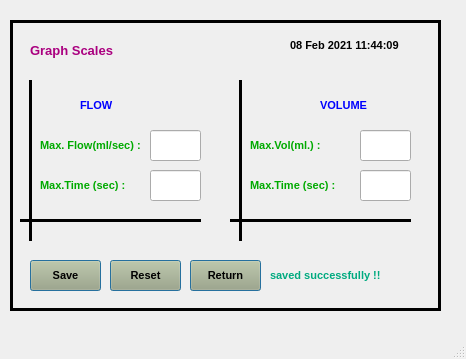
<?xml version="1.0" encoding="UTF-8"?>
<ui version="4.0">
 <class>MainWindow</class>
 <widget class="QMainWindow" name="MainWindow">
  <property name="geometry">
   <rect>
    <x>0</x>
    <y>0</y>
    <width>466</width>
    <height>359</height>
   </rect>
  </property>
  <property name="windowTitle">
   <string>MainWindow</string>
  </property>
  <widget class="QWidget" name="centralwidget">
   <widget class="QFrame" name="frame">
    <property name="geometry">
     <rect>
      <x>10</x>
      <y>20</y>
      <width>431</width>
      <height>291</height>
     </rect>
    </property>
    <property name="font">
     <font>
      <family>Arial</family>
     </font>
    </property>
    <property name="autoFillBackground">
     <bool>false</bool>
    </property>
    <property name="styleSheet">
     <string notr="true"/>
    </property>
    <property name="frameShape">
     <enum>QFrame::Box</enum>
    </property>
    <property name="frameShadow">
     <enum>QFrame::Plain</enum>
    </property>
    <property name="lineWidth">
     <number>3</number>
    </property>
    <widget class="QLabel" name="label">
     <property name="geometry">
      <rect>
       <x>280</x>
       <y>10</y>
       <width>121</width>
       <height>31</height>
      </rect>
     </property>
     <property name="font">
      <font>
       <family>Arial</family>
       <pointsize>8</pointsize>
       <weight>75</weight>
       <bold>true</bold>
      </font>
     </property>
     <property name="text">
      <string>08 Feb 2021 11:44:09</string>
     </property>
    </widget>
    <widget class="QPushButton" name="pushButton_8">
     <property name="geometry">
      <rect>
       <x>180</x>
       <y>240</y>
       <width>71</width>
       <height>31</height>
      </rect>
     </property>
     <property name="font">
      <font>
       <family>Arial</family>
       <pointsize>8</pointsize>
       <weight>75</weight>
       <bold>true</bold>
      </font>
     </property>
     <property name="styleSheet">
      <string notr="true">background-color: rgb(170, 170, 127);
</string>
     </property>
     <property name="text">
      <string>Return</string>
     </property>
     <property name="autoDefault">
      <bool>true</bool>
     </property>
     <property name="default">
      <bool>true</bool>
     </property>
     <property name="flat">
      <bool>false</bool>
     </property>
    </widget>
    <widget class="QLabel" name="label_2">
     <property name="geometry">
      <rect>
       <x>20</x>
       <y>10</y>
       <width>101</width>
       <height>41</height>
      </rect>
     </property>
     <property name="font">
      <font>
       <family>Arial</family>
       <pointsize>10</pointsize>
       <weight>75</weight>
       <bold>true</bold>
      </font>
     </property>
     <property name="styleSheet">
      <string notr="true">color: rgb(170, 0, 127);</string>
     </property>
     <property name="text">
      <string>Graph Scales</string>
     </property>
    </widget>
    <widget class="QPushButton" name="pushButton_10">
     <property name="geometry">
      <rect>
       <x>20</x>
       <y>240</y>
       <width>71</width>
       <height>31</height>
      </rect>
     </property>
     <property name="font">
      <font>
       <family>Arial</family>
       <pointsize>8</pointsize>
       <weight>75</weight>
       <bold>true</bold>
      </font>
     </property>
     <property name="styleSheet">
      <string notr="true">background-color: rgb(170, 170, 127);
</string>
     </property>
     <property name="text">
      <string>Save</string>
     </property>
     <property name="autoDefault">
      <bool>true</bool>
     </property>
     <property name="default">
      <bool>true</bool>
     </property>
     <property name="flat">
      <bool>false</bool>
     </property>
    </widget>
    <widget class="Line" name="line_3">
     <property name="geometry">
      <rect>
       <x>10</x>
       <y>190</y>
       <width>181</width>
       <height>20</height>
      </rect>
     </property>
     <property name="frameShadow">
      <enum>QFrame::Plain</enum>
     </property>
     <property name="lineWidth">
      <number>3</number>
     </property>
     <property name="orientation">
      <enum>Qt::Horizontal</enum>
     </property>
    </widget>
    <widget class="Line" name="line_2">
     <property name="geometry">
      <rect>
       <x>10</x>
       <y>60</y>
       <width>20</width>
       <height>161</height>
      </rect>
     </property>
     <property name="frameShadow">
      <enum>QFrame::Plain</enum>
     </property>
     <property name="lineWidth">
      <number>3</number>
     </property>
     <property name="orientation">
      <enum>Qt::Vertical</enum>
     </property>
    </widget>
    <widget class="QLabel" name="label_3">
     <property name="geometry">
      <rect>
       <x>70</x>
       <y>70</y>
       <width>71</width>
       <height>31</height>
      </rect>
     </property>
     <property name="font">
      <font>
       <family>Arial</family>
       <pointsize>8</pointsize>
       <weight>75</weight>
       <bold>true</bold>
      </font>
     </property>
     <property name="styleSheet">
      <string notr="true">color: rgb(0, 0, 255);</string>
     </property>
     <property name="text">
      <string>FLOW </string>
     </property>
    </widget>
    <widget class="QLabel" name="label_4">
     <property name="geometry">
      <rect>
       <x>310</x>
       <y>70</y>
       <width>101</width>
       <height>31</height>
      </rect>
     </property>
     <property name="font">
      <font>
       <family>Arial</family>
       <pointsize>8</pointsize>
       <weight>75</weight>
       <bold>true</bold>
      </font>
     </property>
     <property name="styleSheet">
      <string notr="true">color: rgb(0, 0, 255);</string>
     </property>
     <property name="text">
      <string>VOLUME</string>
     </property>
    </widget>
    <widget class="Line" name="line_4">
     <property name="geometry">
      <rect>
       <x>220</x>
       <y>60</y>
       <width>20</width>
       <height>161</height>
      </rect>
     </property>
     <property name="frameShadow">
      <enum>QFrame::Plain</enum>
     </property>
     <property name="lineWidth">
      <number>3</number>
     </property>
     <property name="orientation">
      <enum>Qt::Vertical</enum>
     </property>
    </widget>
    <widget class="Line" name="line_5">
     <property name="geometry">
      <rect>
       <x>220</x>
       <y>190</y>
       <width>181</width>
       <height>20</height>
      </rect>
     </property>
     <property name="frameShadow">
      <enum>QFrame::Plain</enum>
     </property>
     <property name="lineWidth">
      <number>3</number>
     </property>
     <property name="orientation">
      <enum>Qt::Horizontal</enum>
     </property>
    </widget>
    <widget class="QLineEdit" name="lineEdit">
     <property name="geometry">
      <rect>
       <x>140</x>
       <y>110</y>
       <width>51</width>
       <height>31</height>
      </rect>
     </property>
     <property name="font">
      <font>
       <pointsize>10</pointsize>
       <weight>75</weight>
       <bold>true</bold>
      </font>
     </property>
    </widget>
    <widget class="QLineEdit" name="lineEdit_2">
     <property name="geometry">
      <rect>
       <x>350</x>
       <y>150</y>
       <width>51</width>
       <height>31</height>
      </rect>
     </property>
     <property name="font">
      <font>
       <pointsize>10</pointsize>
       <weight>75</weight>
       <bold>true</bold>
      </font>
     </property>
    </widget>
    <widget class="QLineEdit" name="lineEdit_3">
     <property name="geometry">
      <rect>
       <x>140</x>
       <y>150</y>
       <width>51</width>
       <height>31</height>
      </rect>
     </property>
     <property name="font">
      <font>
       <pointsize>10</pointsize>
       <weight>75</weight>
       <bold>true</bold>
      </font>
     </property>
    </widget>
    <widget class="QLineEdit" name="lineEdit_4">
     <property name="geometry">
      <rect>
       <x>350</x>
       <y>110</y>
       <width>51</width>
       <height>31</height>
      </rect>
     </property>
     <property name="font">
      <font>
       <pointsize>10</pointsize>
       <weight>75</weight>
       <bold>true</bold>
      </font>
     </property>
    </widget>
    <widget class="QLabel" name="label_5">
     <property name="geometry">
      <rect>
       <x>30</x>
       <y>110</y>
       <width>121</width>
       <height>31</height>
      </rect>
     </property>
     <property name="font">
      <font>
       <family>Arial</family>
       <pointsize>8</pointsize>
       <weight>75</weight>
       <bold>true</bold>
      </font>
     </property>
     <property name="styleSheet">
      <string notr="true">color: rgb(0, 170, 0);</string>
     </property>
     <property name="text">
      <string>Max. Flow(ml/sec) : </string>
     </property>
    </widget>
    <widget class="QLabel" name="label_6">
     <property name="geometry">
      <rect>
       <x>30</x>
       <y>150</y>
       <width>101</width>
       <height>31</height>
      </rect>
     </property>
     <property name="font">
      <font>
       <family>Arial</family>
       <pointsize>8</pointsize>
       <weight>75</weight>
       <bold>true</bold>
      </font>
     </property>
     <property name="styleSheet">
      <string notr="true">color: rgb(0, 170, 0);</string>
     </property>
     <property name="text">
      <string>Max.Time (sec) :</string>
     </property>
    </widget>
    <widget class="QLabel" name="label_7">
     <property name="geometry">
      <rect>
       <x>240</x>
       <y>110</y>
       <width>81</width>
       <height>31</height>
      </rect>
     </property>
     <property name="font">
      <font>
       <family>Arial</family>
       <pointsize>8</pointsize>
       <weight>75</weight>
       <bold>true</bold>
      </font>
     </property>
     <property name="styleSheet">
      <string notr="true">color: rgb(0, 170, 0);</string>
     </property>
     <property name="text">
      <string>Max.Vol(ml.) : </string>
     </property>
    </widget>
    <widget class="QLabel" name="label_8">
     <property name="geometry">
      <rect>
       <x>240</x>
       <y>150</y>
       <width>101</width>
       <height>31</height>
      </rect>
     </property>
     <property name="font">
      <font>
       <family>Arial</family>
       <pointsize>8</pointsize>
       <weight>75</weight>
       <bold>true</bold>
      </font>
     </property>
     <property name="styleSheet">
      <string notr="true">color: rgb(0, 170, 0);</string>
     </property>
     <property name="text">
      <string>Max.Time (sec) :</string>
     </property>
    </widget>
    <widget class="QPushButton" name="pushButton_9">
     <property name="geometry">
      <rect>
       <x>100</x>
       <y>240</y>
       <width>71</width>
       <height>31</height>
      </rect>
     </property>
     <property name="font">
      <font>
       <family>Arial</family>
       <pointsize>8</pointsize>
       <weight>75</weight>
       <bold>true</bold>
      </font>
     </property>
     <property name="styleSheet">
      <string notr="true">background-color: rgb(170, 170, 127);
</string>
     </property>
     <property name="text">
      <string>Reset</string>
     </property>
     <property name="autoDefault">
      <bool>true</bool>
     </property>
     <property name="default">
      <bool>true</bool>
     </property>
     <property name="flat">
      <bool>false</bool>
     </property>
    </widget>
    <widget class="QLabel" name="label_9">
     <property name="geometry">
      <rect>
       <x>260</x>
       <y>240</y>
       <width>131</width>
       <height>31</height>
      </rect>
     </property>
     <property name="font">
      <font>
       <family>Arial</family>
       <pointsize>8</pointsize>
       <weight>75</weight>
       <bold>true</bold>
      </font>
     </property>
     <property name="styleSheet">
      <string notr="true">color: rgb(0, 170, 127);</string>
     </property>
     <property name="text">
      <string>saved successfully !!</string>
     </property>
    </widget>
   </widget>
  </widget>
  <widget class="QMenuBar" name="menubar">
   <property name="geometry">
    <rect>
     <x>0</x>
     <y>0</y>
     <width>466</width>
     <height>21</height>
    </rect>
   </property>
  </widget>
  <widget class="QStatusBar" name="statusbar"/>
 </widget>
 <resources/>
 <connections/>
</ui>
